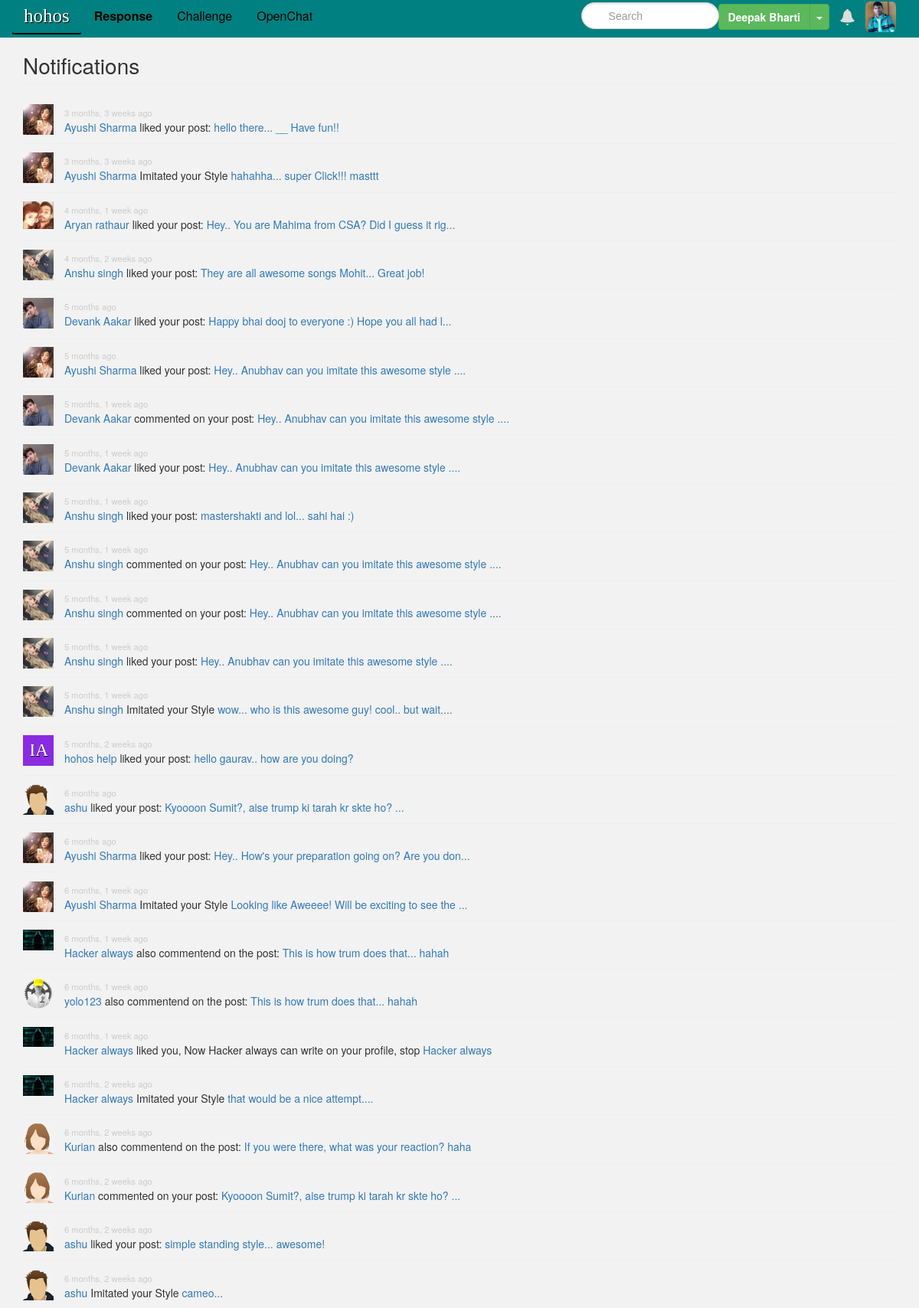
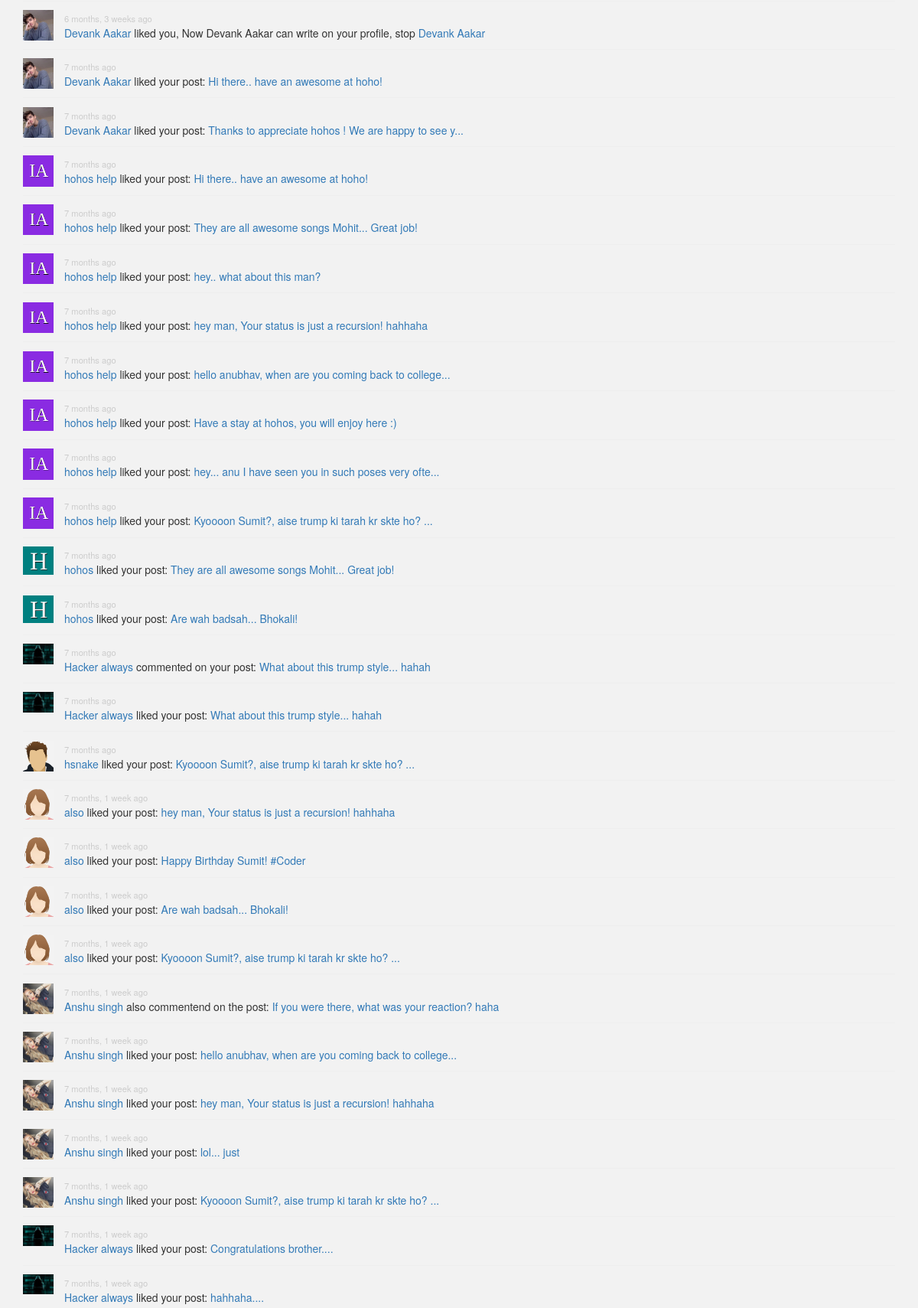
/notifications/ (signed in, upper part), run on the app's committed database (2 pictures, top to bottom).
### authentication/models.py (models this page shows, shortened)
@python_2_unicode_compatible
class Profile(models.Model):
    user = models.OneToOneField(User)
    status = models.CharField(max_length=200, null=True, blank=True)
    about = models.TextField(max_length=250, null=True, blank=True)
    hohos_digest = models.BooleanField(default=True)
    is_product = models.BooleanField(default=False)
    company = models.CharField(max_length=100, null=True, blank=True)
    facebook = models.CharField(max_length=150, null=True, blank=True)
    quora = models.CharField(max_length=150, null=True, blank=True)
    twitter = models.CharField(max_length=150, null=True, blank=True)
    linkedin = models.CharField(max_length=150, null=True, blank=True)
    likes = models.IntegerField(default=1)
    likes_to = models.IntegerField(default=1)
    home = models.CharField(max_length=100, null=True, blank=True)
    website = models.CharField(max_length=100, null=True, blank=True)
    job = models.CharField(verbose_name="what are you doing now?", max_length=100, null=True, blank=True)
    institute = models.CharField(max_length=100, null=True, blank=True)
    birth_date = models.DateField(null=True, blank=True) # launch_date for product
    gender = models.CharField(max_length=10, null=True, blank=True)
    want_to_do = models.CharField(verbose_name="what do you want to do?", max_length=200, null=True, blank=True)
    likes_most = models.CharField(verbose_name="who do you like most?", max_length=150, null=True, blank=True)
    likes_not = models.CharField(verbose_name="who do you like not at all?", max_length=150, null=True, blank=True)
    image = models.ImageField(upload_to='profile_pictures',
                                null=True,
                                blank=True,
            height_field="height_field",
            width_field="width_field")
    height_field = models.IntegerField(default=450)
    width_field = models.IntegerField(default=350)
    class Meta:
        db_table = 'auth_profile'
    def get_picture(self):
        no_picture = settings.MEDIA_URL + 'profile_pictures/' + 'no_picture.png'
        gender = self.gender
        if self.image:
            return settings.MEDIA_URL+str(self.image)
        elif gender:
            if gender.lower() == 'male':
                return settings.MEDIA_URL + 'profile_pictures/' + 'male.png'
            elif gender.lower() == 'female':
                return settings.MEDIA_URL + 'profile_pictures/' + 'female.png'
            elif gender == 'Gender':
                return no_picture
        else:
            return no_picture
    def get_screen_name(self):
        try:
            if self.user.get_full_name():
                return self.user.get_full_name()
            else:
                return self.user.username
        except:
            return self.user.username

### activities/models.py (models this page shows, shortened)
@python_2_unicode_compatible
class Notification(models.Model):
    LIKED = 'L'                 #post_likes
    LIKED_PROFILE = 'LP'        # profile_likes , substitute of follow as other sites
    COMMENTED = 'C'
    ALSO_COMMENTED = 'S'
    WROTE_ON_PROFILE = 'WP'
    CHALLENGED = 'CHL'
    RESPOND = 'RSPND'
    RESPOND_INDIRECT = 'RESPDIND'
    NOTIFICATION_TYPES = (
        (LIKED, 'Liked'),
        (LIKED_PROFILE,'Liked Profile'),
        (COMMENTED, 'Commented'),
        (ALSO_COMMENTED, 'Also Commented'),
        (WROTE_ON_PROFILE, 'WP'),
        (CHALLENGED, 'CHL'),
        (RESPOND, 'RSPND'),
        (RESPOND_INDIRECT, 'RESPDIND'),
        )
    _LIKED_TEMPLATE_PROFILE = '<a href="/{0}/">{1}</a> liked you, Now {1} can write on your profile, stop <a href="/{0}/">{1}</a>'  # noqa: E501
    _LIKED_TEMPLATE = '<a href="/{0}/">{1}</a> liked your post: <a href="/feeds/{2}/">{3}</a>'  # noqa: E501
    _COMMENTED_TEMPLATE = '<a href="/{0}/">{1}</a> commented on your post: <a href="/feeds/{2}/">{3}</a>'  # noqa: E501
    _ALSO_COMMENTED_TEMPLATE = '<a href="/{0}/">{1}</a> also commentend on the post: <a href="/feeds/{2}/">{3}</a>'  # noqa: E501
    _WROTE_ON_PROFILE_TEMPLATE = '<a href="/{0}/">{1}</a> wrote <a href="/feeds/{2}/">{3}</a> on your profile, {1} seems to like you very much!'
    _CHALLENGED_TEMPLATE = '<a href="/{0}/">{1}</a> Challenged you <a href="/feeds/{2}/">{3}</a>, If you can you do it better?'
    _RESPOND_TEMPLATE = '<a href="/{0}/">{1}</a> Imitated your Style <a href="/feeds/{2}/">{3}</a>'
    _RESPOND_INDIRECT_TEMPLATE = '<a href="/{0}/">{1}</a> Imitated a style <a href="/feeds/{2}/">{3}</a>, which was originally for you.'
    from_user = models.ForeignKey(User, related_name='+')
    to_user = models.ForeignKey(User, related_name='+')
    date = models.DateTimeField(auto_now_add=True)
    feed = models.ForeignKey('feeds.Feed', null=True, blank=True)
    profile = models.ForeignKey('authentication.Profile', null=True, blank=True)
    notification_type = models.CharField(max_length=5,
                                         choices=NOTIFICATION_TYPES)
    is_read = models.BooleanField(default=False)
    class Meta:
        verbose_name = 'Notification'
        verbose_name_plural = 'Notifications'
        ordering = ('-date',)
    def __str__(self):
        if self.notification_type == self.WROTE_ON_PROFILE:
            return self._WROTE_ON_PROFILE_TEMPLATE.format(
                escape(self.from_user.username),
                escape(self.from_user.profile.get_screen_name()),
                self.feed.pk,
                escape(self.get_summary(self.feed.post))
                )
        elif self.notification_type == self.RESPOND:
            return self._RESPOND_TEMPLATE.format(
                escape(self.from_user.username),
                escape(self.from_user.profile.get_screen_name()),
                self.feed.pk,
                escape(self.get_summary(self.feed.post))
                )
        elif self.notification_type == self.LIKED_PROFILE:
            return self._LIKED_TEMPLATE_PROFILE.format(
                escape(self.from_user.username),
                escape(self.from_user.profile.get_screen_name()),
                )
        elif self.notification_type == self.LIKED:
            return self._LIKED_TEMPLATE.format(
                escape(self.from_user.username),
                escape(self.from_user.profile.get_screen_name()),
                self.feed.pk,
                escape(self.get_summary(self.feed.post))
                )
        elif self.notification_type == self.COMMENTED:
            return self._COMMENTED_TEMPLATE.format(
                escape(self.from_user.username),
                escape(self.from_user.profile.get_screen_name()),
                self.feed.pk,
                escape(self.get_summary(self.feed.post))
                )
        elif self.notification_type == self.ALSO_COMMENTED:
            return self._ALSO_COMMENTED_TEMPLATE.format(
                escape(self.from_user.username),
                escape(self.from_user.profile.get_screen_name()),
                self.feed.pk,
                escape(self.get_summary(self.feed.post))
                )
        else:
            return 'Ooops! Something went wrong.'
    def get_summary(self, value):
        summary_size = 50
        if len(value) > summary_size:
            return '{0}...'.format(value[:summary_size])
        else:
            return value

### feeds/models.py (models this page shows, shortened)
@python_2_unicode_compatible
class Feed(models.Model):
    user = models.ForeignKey(User, related_name="from_user", null=True)
    to_user = models.ForeignKey(User, related_name="for_user", null=True, blank=True) #respond_to_user
    challenge_to_user = models.ForeignKey(User, related_name="challenge_to_user", null=True, blank=True)
    profile_pk = models.IntegerField(default=None, null=True, blank=True)
    is_product_feed = models.BooleanField(default=False)   #product_profile_feeds atleast one user or to_user is product for such feeds
    is_challenge = models.BooleanField(default=False)
    response_for = models.IntegerField(default=None, null=True, blank=True)
    date = models.DateTimeField(auto_now_add=True)
    post = models.TextField(max_length=255)
    post_pic = models.ImageField(null=True, blank=True,
            height_field="height_field",
            width_field="width_field")
    height_field = models.IntegerField(default=0)
    width_field = models.IntegerField(default=0)
    parent = models.ForeignKey('Feed', null=True, blank=True)
    likes = models.IntegerField(default=0)
    comments = models.IntegerField(default=0)
    class Meta:
        verbose_name = _('Feed')
        verbose_name_plural = _('Feeds')
        ordering = ('-date',)

### activities/views.py (the view)
# urls.py: url(r'^notifications/$', activities_views.notifications,
@login_required
def notifications(request):
    user = request.user
    notifications = Notification.objects.filter(to_user=user)
    unread = Notification.objects.filter(to_user=user, is_read=False)
    for notification in unread:
        notification.is_read = True
        notification.save()
    return render(request, 'activities/notifications.html',
                  {'notifications': notifications})

### activities/templates/activities/notifications.html (shortened to what this page needs)
{% extends 'base.html' %}
{% load staticfiles %}
{% load i18n %}
{% load humanize %}
{% block head %}
  <link href="{% static 'css/notifications.css' %}" rel="stylesheet">
{% endblock head %}
{% block main %}
  <div class="page-header">
    <h1>Notifications</h1>
  </div>
  <ul class="all-notifications">
    {% for notification in notifications %}
      <li class="clearfix">
        <a href="{% url 'profile' notification.from_user.username %}"><img src="{{ notification.from_user.profile.get_picture }}" class="user-picture"></a>
        <div>
          <small>{{ notification.date|naturaltime }}</small>
          <p>{{ notification|safe }}</p>
        </div>
      </li>
    {% empty %}
      <li>{% trans 'You have no notification' %}</li>
    {% endfor %}
  </ul>
{% endblock main %}

### hohos/templates/header.html (shortened to what this page needs)
     {% load staticfiles %}
      {% load i18n %}
      <header>
        <nav class="navbar navbar-default navbar-fixed-top" role="navigation">
          <div class="container">
            <div class="navbar-header">
              <a class="navbar-brand btn" href="{% url 'introho' %}" style="font-family: Georgia, serif, cursive; font-size:25px; color: white; text-shadow:1px 1px black;">
              hohos
              </a>
            </div>
            <div class="collapse navbar-collapse" id="menu">
              <ul class="nav navbar-nav">
                {% if request.user.is_authenticated %}
                <li><a href="{% url 'feeds' %}" style="font-weight:bold; font-size:16px; color:black;" class="btn response mainitems">{% trans 'Response' %}</a></li>
                <li><a href="{% url 'challenge_feeds' %}" style="font-size:16px; color:black;" class="btn challenge mainitems">{% trans 'Challenge' %}</a></li>
              <li><a href="{% url 'profilefeeds_h_h' %}" style="font-size:16px; color:black;" class="btn openchat mainitems">{% trans 'OpenChat' %}</a></li>
              {% else %}
              <li><a href="{% url 'about' %}" style="color:white; font-size:17px;" class="wearehere mainitems">{% trans 'We are here' %}</a></li>
              {% endif %}
              </ul>
{% if request.user.is_authenticated %}
  <a href="{% url 'profile' request.user.username %}">
    <li class="pull-right" style="list-style:none; padding-top:7px;">
    <img href="{% url 'profile' request.user.username %}" src="{{request.user.profile.get_picture}}" class="img img-responsive img-rounded small_pic" style="padding: 0px;">
    </li>
  </a>
    <li class="pull-right" style="list-style:none; padding-top:13px;">
    <a href="#" id="notifications" data-container="body" data-toggle="popover" data-placement="bottom" title="Notifications">
    <span class="glyphicon glyphicon-bell"></span>
    </a>
    </li>
{% endif %}
{% if request.user.is_authenticated %}
<div class="btn-group pull-right" style="margin-top:10px;">
  {% if request.user.profile.is_product %}
  <a href="{% url 'profile' user.username %}" class="btn btn-danger" style="color: white; font-weight:bold;">{{ user.profile.get_screen_name }}</a>
  <button type="button" class="btn btn-danger dropdown-toggle" data-toggle="dropdown" aria-haspopup="true" aria-expanded="false">
    <span class="caret"></span>
    <span class="sr-only">Toggle Dropdown</span>
  </button>
  {% else %}
  <a href="{% url 'profile' user.username %}" class="btn btn-success" style="color: white; font-weight:bold;">{{ user.profile.get_screen_name }}</a>
  <button type="button" class="btn btn-success dropdown-toggle" data-toggle="dropdown" aria-haspopup="true" aria-expanded="false">
    <span class="caret"></span>
  </button>
  {% endif %}
</div>
{% endif %}
  {% if not request.user.is_authenticated and not "/signup/" in request.get_full_path %}
            <form class='navbar-form navbar-right' method='POST' action='{% url "login" %}' style="margin-right:-6px;">
            {% csrf_token %}
              <div class='form-group'>
                  <input style="margin-right:-6px;" type='text' class='form-control' name='username' placeholder='Username' />
              </div>
              <div class='form-group'>
                  <input style="margin-right:-6px;" type='password' class='form-control' name='password' placeholder='Password' />
              </div>
              <button type='submit' class='btn btn-default'>Login</button>
          </form>
          {% else %}
              <div class="pull-right" style="margin-right:-16px;">
              {% if not hide_search %}
                <form class="navbar-form navbar-left" role="search" action="{% url 'search' %}" id="search">
                  <div class="input-group">
                    <input type="text" class="form-control typeahead" name="q" id="to" placeholder="Search">
                  </div>
                </form>
              {% endif %}
              </div>
              {% endif %}
            </div>
          </div>
        </nav>
      </header>

### hohos/static/css/hohos.css (style rules this page uses)
header .navbar-brand { font-size: 1.4em; font-weight: 200; font-family: Georgia; }
.page-header { margin: 0; }
.page-header h1 { margin: 0; font-weight: 100; font-size: 2em; }
#notifications { font-size: 1.5em; padding: 13px; color: #dddddd; }
.navbar-fixed-top { margin-bottom: 0px !important; background-color: #008080; }

### activities/static/css/notifications.css (style rules this page uses)
ul.all-notifications { padding: 0; margin-top: 1em; }
ul.all-notifications li { list-style: none; border-bottom: 1px solid #eeeeee; padding: .8em 0; }
ul.all-notifications li small { color: #cccccc; font-size: .8em; }
ul.all-notifications li p { margin: 0; }
ul.all-notifications li div { margin-left: 40px; padding-left: 1em; }
ul.all-notifications .user-picture { width: 40px; float: left; }

### data on the page
Notification: from_user.profile.get_picture (picture), date "5 months, 2 weeks ago", notification_type+from_user+feed "hohos help liked your post: hello gaurav.. how are you doing?"
Notification: date "6 months ago", notification_type+from_user+feed "ashu liked your post: Kyoooon Sumit?, aise trump ki tarah kr skte ho? ..."
Notification: from_user.profile.get_picture (picture), date "6 months ago", notification_type+from_user+feed "Ayushi Sharma liked your post: Hey.. How's your preparation going on? Are you don..."
Notification: from_user.profile.get_picture (picture), date "6 months, 1 week ago", notification_type+from_user+feed "Ayushi Sharma Imitated your Style Looking like Aweeee! Will be exciting to see the ..."
Notification: from_user.profile.get_picture (picture), date "6 months, 1 week ago", notification_type+from_user+feed "Hacker always also commentend on the post: This is how trum does that... hahah"
Notification: shows a picture, date "6 months, 1 week ago", notification_type+from_user+feed "yolo123 also commentend on the post: This is how trum does that... hahah"
Notification: from_user.profile.get_picture (picture), date "6 months, 1 week ago", notification_type+from_user "Hacker always liked you, Now Hacker always can write on your profile, stop Hacker always"
Notification: from_user.profile.get_picture (picture), date "6 months, 2 weeks ago", notification_type+from_user+feed "Hacker always Imitated your Style that would be a nice attempt...."
Notification: date "6 months, 2 weeks ago", notification_type+from_user+feed "Kurian also commentend on the post: If you were there, what was your reaction? haha"
Notification: date "6 months, 2 weeks ago", notification_type+from_user+feed "Kurian commented on your post: Kyoooon Sumit?, aise trump ki tarah kr skte ho? ..."
Notification: date "6 months, 2 weeks ago", notification_type+from_user+feed "ashu liked your post: simple standing style... awesome!"
Notification: date "6 months, 2 weeks ago", notification_type+from_user+feed "ashu Imitated your Style cameo..."
Notification: from_user.profile.get_picture (picture), date "6 months, 3 weeks ago", notification_type+from_user "Devank Aakar liked you, Now Devank Aakar can write on your profile, stop Devank Aakar"
Notification: from_user.profile.get_picture (picture), date "7 months ago", notification_type+from_user+feed "Devank Aakar liked your post: Hi there.. have an awesome at hoho!"
Notification: from_user.profile.get_picture (picture), date "7 months ago", notification_type+from_user+feed "Devank Aakar liked your post: Thanks to appreciate hohos ! We are happy to see y..."
Notification: from_user.profile.get_picture (picture), date "7 months ago", notification_type+from_user+feed "hohos help liked your post: Hi there.. have an awesome at hoho!"
Notification: from_user.profile.get_picture (picture), date "7 months ago", notification_type+from_user+feed "hohos help liked your post: They are all awesome songs Mohit... Great job!"
Notification: from_user.profile.get_picture (picture), date "7 months ago", notification_type+from_user+feed "hohos help liked your post: hey.. what about this man?"
Notification: from_user.profile.get_picture (picture), date "7 months ago", notification_type+from_user+feed "hohos help liked your post: hey man, Your status is just a recursion! hahhaha"
Notification: from_user.profile.get_picture (picture), date "7 months ago", notification_type+from_user+feed "hohos help liked your post: hello anubhav, when are you coming back to college..."
Notification: from_user.profile.get_picture (picture), date "7 months ago", notification_type+from_user+feed "hohos help liked your post: Have a stay at hohos, you will enjoy here :)"
Notification: from_user.profile.get_picture (picture), date "7 months ago", notification_type+from_user+feed "hohos help liked your post: hey... anu I have seen you in such poses very ofte..."
Notification: from_user.profile.get_picture (picture), date "7 months ago", notification_type+from_user+feed "hohos help liked your post: Kyoooon Sumit?, aise trump ki tarah kr skte ho? ..."
Notification: from_user.profile.get_picture (picture), date "7 months ago", notification_type+from_user+feed "hohos liked your post: They are all awesome songs Mohit... Great job!"
Notification: from_user.profile.get_picture (picture), date "7 months ago", notification_type+from_user+feed "hohos liked your post: Are wah badsah... Bhokali!"
Notification: from_user.profile.get_picture (picture), date "7 months ago", notification_type+from_user+feed "Hacker always commented on your post: What about this trump style... hahah"
Notification: from_user.profile.get_picture (picture), date "7 months ago", notification_type+from_user+feed "Hacker always liked your post: What about this trump style... hahah"
Notification: date "7 months ago", notification_type+from_user+feed "hsnake liked your post: Kyoooon Sumit?, aise trump ki tarah kr skte ho? ..."
Notification: date "7 months, 1 week ago", notification_type+from_user+feed "also liked your post: hey man, Your status is just a recursion! hahhaha"
Notification: date "7 months, 1 week ago", notification_type+from_user+feed "also liked your post: Happy Birthday Sumit! #Coder"
Notification: date "7 months, 1 week ago", notification_type+from_user+feed "also liked your post: Are wah badsah... Bhokali!"
Notification: date "7 months, 1 week ago", notification_type+from_user+feed "also liked your post: Kyoooon Sumit?, aise trump ki tarah kr skte ho? ..."
Notification: from_user.profile.get_picture (picture), date "7 months, 1 week ago", notification_type+from_user+feed "Anshu singh also commentend on the post: If you were there, what was your reaction? haha"
Notification: from_user.profile.get_picture (picture), date "7 months, 1 week ago", notification_type+from_user+feed "Anshu singh liked your post: hello anubhav, when are you coming back to college..."
Notification: from_user.profile.get_picture (picture), date "7 months, 1 week ago", notification_type+from_user+feed "Anshu singh liked your post: hey man, Your status is just a recursion! hahhaha"
Notification: from_user.profile.get_picture (picture), date "7 months, 1 week ago", notification_type+from_user+feed "Anshu singh liked your post: lol... just"
Notification: from_user.profile.get_picture (picture), date "7 months, 1 week ago", notification_type+from_user+feed "Anshu singh liked your post: Kyoooon Sumit?, aise trump ki tarah kr skte ho? ..."
Notification: from_user.profile.get_picture (picture), date "7 months, 1 week ago", notification_type+from_user+feed "Hacker always liked your post: Congratulations brother...."
Notification: from_user.profile.get_picture (picture), date "7 months, 1 week ago", notification_type+from_user+feed "Hacker always liked your post: hahhaha...."

### other printed values
{{ user.profile.get_screen_name }} "Deepak Bharti"
